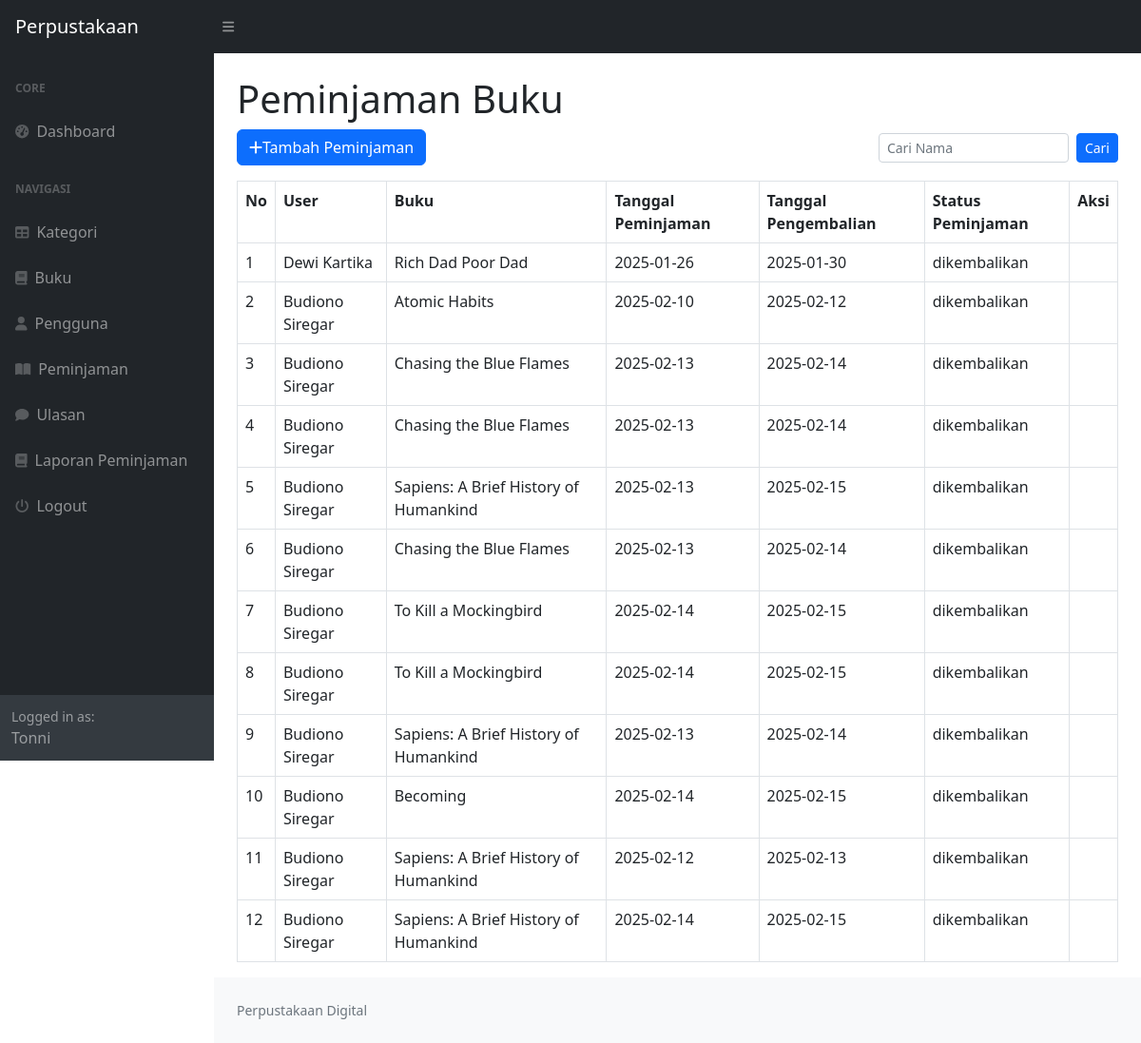
Screenshot of /index.php?page=peminjaman (signed in) with the database file from the repository.
### tables this page shows
CREATE TABLE `peminjaman` (
  `id_peminjaman` int(11) NOT NULL,
  `id_user` int(11) DEFAULT NULL,
  `id_buku` int(11) DEFAULT NULL,
  `tanggal_peminjaman` varchar(255) DEFAULT NULL,
  `tanggal_pengembalian` varchar(255) DEFAULT NULL,
  `status_peminjaman` enum('dipinjam','dikembalikan','disetujui','ditolak','proses') DEFAULT NULL,
  `denda` int(11) NOT NULL
);

CREATE TABLE `user` (
  `id_user` int(11) NOT NULL,
  `nama` varchar(255) DEFAULT NULL,
  `username` varchar(255) DEFAULT NULL,
  `password` varchar(255) DEFAULT NULL,
  `email` varchar(255) DEFAULT NULL,
  `alamat` text DEFAULT NULL,
  `no_telepon` varchar(255) DEFAULT NULL,
  `level` enum('admin','peminjam') DEFAULT NULL
);

CREATE TABLE `buku` (
  `id_buku` int(11) NOT NULL,
  `id_kategori` int(11) DEFAULT NULL,
  `judul` varchar(255) DEFAULT NULL,
  `penulis` varchar(255) DEFAULT NULL,
  `penerbit` varchar(255) DEFAULT NULL,
  `tahun_terbit` varchar(255) DEFAULT NULL,
  `deskripsi` text DEFAULT NULL,
  `stok` int(11) NOT NULL DEFAULT 0,
  `cover` varchar(255) NOT NULL
);

### peminjaman.php (the view, shortened to what this page needs)
<h1 class="mt-4">
    <?php
    $title = $_SESSION['user']['level'] == 'admin' ? "Peminjaman Buku" : "Pinjam Buku";
    echo "$title";
    ?>
</h1>
<div class="row">
    <div class="col-md-12">
        <div class="d-flex justify-content-between align-items-center mb-3">
            <a href="?page=peminjaman_tambah" class="btn btn-primary"><i class="fa fa-plus"></i>Tambah Peminjaman</a>
            <?php
            if ($_SESSION['user']['level'] == 'admin') {
            ?>
                <form method="GET" action="" class="d-flex align-items-center">
                    <input type="text" name="cari" class="form-control form-control-sm" placeholder="Cari Nama" style="width: 200px;">
                    <button type="submit" class="btn btn-primary btn-sm ms-2">Cari</button>
                </form>
            <?php
            }
            ?>
        </div>
        <table class="table table-bordered" id="dataTable" width="100%" cellspacin="5">
            <tr>
                <th>No</th>
                <th>User</th>
                <th>Buku</th>
                <th>Tanggal Peminjaman</th>
                <th>Tanggal Pengembalian</th>
                <th>Status Peminjaman</th>
                <?php
                if ($_SESSION['user']['level'] == 'admin') {
                ?>
                    <th>Aksi</th>
                <?php
                }
                ?>
            </tr>
            <?php
            $i = 1;
            if ($_SESSION['user']['level'] != 'admin') {
                $query = mysqli_query($koneksi, "SELECT * FROM peminjaman LEFT JOIN user on user.id_user = peminjaman.id_user LEFT JOIN buku on buku.id_buku = peminjaman.id_buku WHERE peminjaman.id_user=" . $_SESSION['user']['id_user']);
            } else {
                $sql = "SELECT * FROM peminjaman LEFT JOIN user on user.id_user = peminjaman.id_user LEFT JOIN buku on buku.id_buku = peminjaman.id_buku";
                $query = mysqli_query($koneksi, $sql);
            }
            while ($data = mysqli_fetch_array($query)) {
            ?>
                <tr>
                    <td><?php echo $i++ ?></td>
                    <td><?php echo $data['nama']; ?></td>
                    <td><?php echo $data['judul']; ?></td>
                    <td><?php echo $data['tanggal_peminjaman']; ?></td>
                    <td><?php echo $data['tanggal_pengembalian']; ?></td>
                    <td><?php echo $data['status_peminjaman']; ?></td>
                    <?php
                    if ($_SESSION['user']['level'] == 'admin') {
                    ?>
                        <td>
                        </td>
                    <?php
                    }
                    ?>
                <tr>
                <?php
            }
                ?>
        </table>
    </div>
</div>

### rows the page displays
peminjaman: id_user.nama "Dewi Kartika", id_buku.judul "Rich Dad Poor Dad", tanggal_peminjaman "2025-01-26", tanggal_pengembalian "2025-01-30", status_peminjaman "dikembalikan"
peminjaman: id_user.nama "Budiono Siregar", id_buku.judul "Atomic Habits", tanggal_peminjaman "2025-02-10", tanggal_pengembalian "2025-02-12", status_peminjaman "dikembalikan"
peminjaman: id_user.nama "Budiono Siregar", id_buku.judul "Chasing the Blue Flames", tanggal_peminjaman "2025-02-13", tanggal_pengembalian "2025-02-14", status_peminjaman "dikembalikan"
peminjaman: id_user.nama "Budiono Siregar", id_buku.judul "Chasing the Blue Flames", tanggal_peminjaman "2025-02-13", tanggal_pengembalian "2025-02-14", status_peminjaman "dikembalikan"
peminjaman: id_user.nama "Budiono Siregar", id_buku.judul "Sapiens: A Brief History of Humankind", tanggal_peminjaman "2025-02-13", tanggal_pengembalian "2025-02-15", status_peminjaman "dikembalikan"
peminjaman: id_user.nama "Budiono Siregar", id_buku.judul "Chasing the Blue Flames", tanggal_peminjaman "2025-02-13", tanggal_pengembalian "2025-02-14", status_peminjaman "dikembalikan"
peminjaman: id_user.nama "Budiono Siregar", id_buku.judul "To Kill a Mockingbird", tanggal_peminjaman "2025-02-14", tanggal_pengembalian "2025-02-15", status_peminjaman "dikembalikan"
peminjaman: id_user.nama "Budiono Siregar", id_buku.judul "To Kill a Mockingbird", tanggal_peminjaman "2025-02-14", tanggal_pengembalian "2025-02-15", status_peminjaman "dikembalikan"
peminjaman: id_user.nama "Budiono Siregar", id_buku.judul "Sapiens: A Brief History of Humankind", tanggal_peminjaman "2025-02-13", tanggal_pengembalian "2025-02-14", status_peminjaman "dikembalikan"
peminjaman: id_user.nama "Budiono Siregar", id_buku.judul "Becoming", tanggal_peminjaman "2025-02-14", tanggal_pengembalian "2025-02-15", status_peminjaman "dikembalikan"
peminjaman: id_user.nama "Budiono Siregar", id_buku.judul "Sapiens: A Brief History of Humankind", tanggal_peminjaman "2025-02-12", tanggal_pengembalian "2025-02-13", status_peminjaman "dikembalikan"
peminjaman: id_user.nama "Budiono Siregar", id_buku.judul "Sapiens: A Brief History of Humankind", tanggal_peminjaman "2025-02-14", tanggal_pengembalian "2025-02-15", status_peminjaman "dikembalikan"

### other values shown
$_SESSION['user']['nama'] "Tonni"
$title "Peminjaman Buku"
